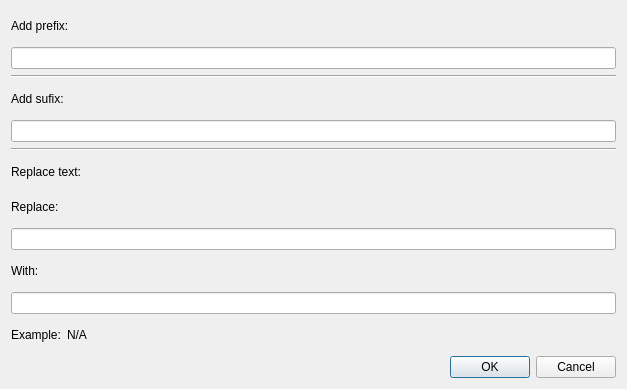
<?xml version="1.0" encoding="UTF-8"?>
<ui version="4.0">
 <class>Dialog_MultiRename</class>
 <widget class="QDialog" name="Dialog_MultiRename">
  <property name="geometry">
   <rect>
    <x>0</x>
    <y>0</y>
    <width>627</width>
    <height>389</height>
   </rect>
  </property>
  <property name="windowTitle">
   <string>Dialog</string>
  </property>
  <layout class="QVBoxLayout" name="verticalLayout_2">
   <item>
    <layout class="QVBoxLayout" name="verticalLayout">
     <item>
      <widget class="QLabel" name="label_2">
       <property name="text">
        <string>Add prefix:</string>
       </property>
      </widget>
     </item>
     <item>
      <widget class="QLineEdit" name="ent_prefix"/>
     </item>
     <item>
      <widget class="Line" name="line_2">
       <property name="orientation">
        <enum>Qt::Orientation::Horizontal</enum>
       </property>
      </widget>
     </item>
     <item>
      <widget class="QLabel" name="label_3">
       <property name="text">
        <string>Add sufix:</string>
       </property>
      </widget>
     </item>
     <item>
      <widget class="QLineEdit" name="ent_suffix"/>
     </item>
     <item>
      <widget class="Line" name="line">
       <property name="orientation">
        <enum>Qt::Orientation::Horizontal</enum>
       </property>
      </widget>
     </item>
     <item>
      <widget class="QLabel" name="label">
       <property name="text">
        <string>Replace text:</string>
       </property>
      </widget>
     </item>
     <item>
      <widget class="QLabel" name="label_5">
       <property name="text">
        <string>Replace:</string>
       </property>
      </widget>
     </item>
     <item>
      <widget class="QLineEdit" name="ent_replace_ori"/>
     </item>
     <item>
      <widget class="QLabel" name="label_4">
       <property name="text">
        <string>With:</string>
       </property>
      </widget>
     </item>
     <item>
      <widget class="QLineEdit" name="ent_replace_with"/>
     </item>
     <item>
      <layout class="QHBoxLayout" name="horizontalLayout">
       <item>
        <widget class="QLabel" name="label_7">
         <property name="sizePolicy">
          <sizepolicy hsizetype="Fixed" vsizetype="Preferred">
           <horstretch>0</horstretch>
           <verstretch>0</verstretch>
          </sizepolicy>
         </property>
         <property name="text">
          <string>Example:</string>
         </property>
        </widget>
       </item>
       <item>
        <widget class="QLabel" name="lbl_example">
         <property name="text">
          <string>N/A</string>
         </property>
        </widget>
       </item>
      </layout>
     </item>
    </layout>
   </item>
   <item>
    <widget class="QDialogButtonBox" name="buttonBox">
     <property name="orientation">
      <enum>Qt::Orientation::Horizontal</enum>
     </property>
     <property name="standardButtons">
      <set>QDialogButtonBox::StandardButton::Cancel|QDialogButtonBox::StandardButton::Ok</set>
     </property>
    </widget>
   </item>
  </layout>
 </widget>
 <resources/>
 <connections>
  <connection>
   <sender>buttonBox</sender>
   <signal>accepted()</signal>
   <receiver>Dialog_MultiRename</receiver>
   <slot>accept()</slot>
   <hints>
    <hint type="sourcelabel">
     <x>248</x>
     <y>254</y>
    </hint>
    <hint type="destinationlabel">
     <x>157</x>
     <y>274</y>
    </hint>
   </hints>
  </connection>
  <connection>
   <sender>buttonBox</sender>
   <signal>rejected()</signal>
   <receiver>Dialog_MultiRename</receiver>
   <slot>reject()</slot>
   <hints>
    <hint type="sourcelabel">
     <x>316</x>
     <y>260</y>
    </hint>
    <hint type="destinationlabel">
     <x>286</x>
     <y>274</y>
    </hint>
   </hints>
  </connection>
 </connections>
</ui>
